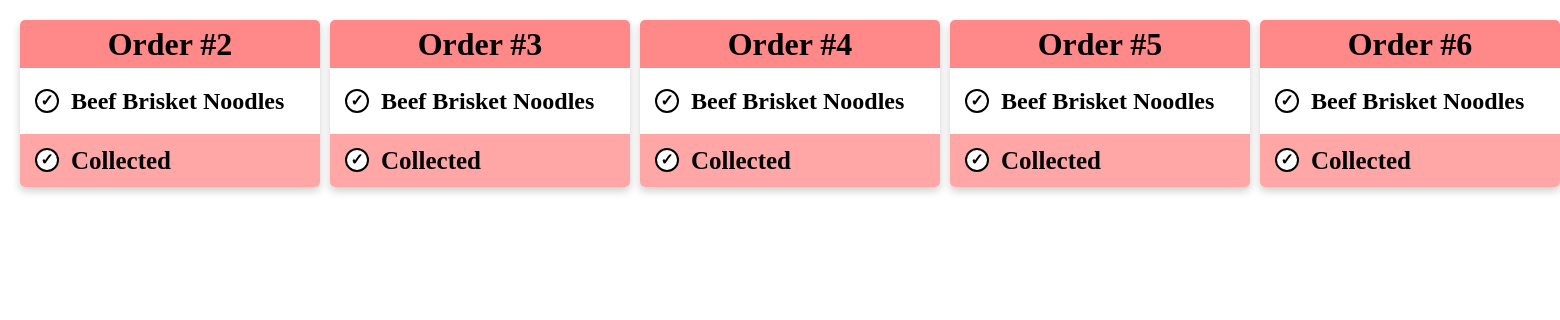
Screenshot of /kitchen_screen with the database file from the repository.
### tables this page shows
CREATE TABLE SaleItem (sale_id INTEGER REFERENCES Sales (id), item_id REFERENCES Items (id), status INTEGER, quantity INTEGER);

CREATE TABLE Items (id INTEGER PRIMARY KEY, name TEXT, price REAL, category INTEGER REFERENCES Categories (id), image TEXT);

### app.py (the view)
@app.route("/kitchen_screen")
def kitchen_screen():
    sqlquery = """SELECT
        Sales.id AS sale_id,
        Sales.number AS sale_number,
        Sales.status AS sale_status,
        SaleItem.rowid AS saleitem_rowid,
        Items.id AS item_id,
        Items.name AS item_name,
        SaleItem.status AS item_status
    FROM Sales
    JOIN SaleItem ON Sales.id = SaleItem.sale_id
    JOIN Items ON SaleItem.item_id = Items.id
    ORDER BY Sales.number, SaleItem.rowid;"""
    results = query_db(sqlquery)
    grouped_sales = {}
    for row in results:
        sale_id = row["sale_id"]
        if sale_id not in grouped_sales:
            grouped_sales[sale_id] = {
                "sale_number": row["sale_number"],
                "status" : row["sale_status"],
                "items" : []
            }
        grouped_sales[sale_id]["items"].append({
            "saleitem_rowid": row["saleitem_rowid"],
            "item_id": row["item_id"],
            "name": row["item_name"],
            "status": row["item_status"]
        })
    return render_template("kitchen_screen.html", sales=grouped_sales)

### app.py (called while the page is built)
def get_db():
    db = getattr(g, '_database', None)
    if db is None:
        db = g._database = sqlite3.connect(DATABASE)
        db.row_factory = sqlite3.Row
    return db

@app.teardown_appcontext
def close_connection(exception):
    db = getattr(g, '_database', None)
    if db is not None:
        db.close()

def query_db(query, args=(), one=False, commit=False):
    cur = get_db().execute(query, args)
    if commit:
        get_db().commit()
        lastrowid = cur.lastrowid
        cur.close()
        return lastrowid
    else:
        rv = cur.fetchall()
        cur.close()
        return (rv[0] if rv else None) if one else rv

### templates/kitchen_screen.html (shortened to what this page needs)
<!DOCTYPE html>
<html lang="en">
<head>
    <link rel="stylesheet" href="{{ url_for('static', filename='kitchenstyle.css') }}">
    <link rel="stylesheet" href="{{ url_for('static', filename='reset.css') }}">
</head>
<body>
    <div class="page-wrapper">
        <div class="container">
            {% for sale_id, details in sales.items() %}
                <div class="card" data-sale-id="{{ sale_id }}">
                    {% if details.status is none %}
                        <div class="card-header">
                            <h1>Order #{{ details.sale_number }}</h1>
                        </div>
                    {% else %}
                        <div class="ready-card-header">
                            <h1>Order #{{ details.sale_number }}</h1>
                        </div>
                    {% endif %}
                    <div class="card-body">
                        {% for item in details['items'] %}
                            <div class="item-row{% if item['status'] is not none %} ready{% else %} unready{% endif %}"
                                data-sale-id="{{ sale_id }}"
                                data-saleitem-rowid="{{ item['saleitem_rowid'] }}"
                                data-ready="{{ 1 if item['status'] is not none else 0 }}">
                                <span class="check-icon"></span>
                                <h2>{{ item['name'] }}</h2>
                            </div>
                        {% endfor %}
                    </div>
                    <div class="card-footer">
                        <div class="item-row" data-sale-id="{{ sale_id }}">
                            <span class="check-icon"></span>
                            <h2>Collected</h2>
                        </div>
                     </div>
                </div>
            {% endfor %}
        </div>
    </div>
</body>
</html>

### static/kitchenstyle.css (style rules this page uses)
.page-wrapper { margin: 20px; }
h1 { text-align: center; }
.card-footer { text-align: center; padding: 2.5px 10px; }
.container { display: grid; grid-auto-flow: column; grid-auto-columns: 300px; overflow-wrap: auto; gap: 10px; max-width: 100%; align-items: start; }
.card { box-shadow: 0 4px 8px 0 rgba(0,0,0,0.2); border-radius: 5px; align-self: start; }
.card-header { background-color: #FF8989; border-radius: 5px 5px 0px 0px; }
.card-footer { background-color: #ffa6a6; border-radius: 0px 0px 5px 5px; }
.card-body { padding: 10px; }
.item-row { display: flex; align-items: center; gap: 0.75rem; margin: 0; cursor: pointer; padding: 5px; border-radius: 10px; }
.card-footer h2 { display: inline-block; margin: 0; font-size: 25px; }
.check-icon { display: inline-flex; align-items: center; justify-content: center; width: 1.5rem; height: 1.5rem; min-width: 1.5rem; min-height: 1.5rem; border: 2px solid #000; border-radius: 50%; background: #fff; color: #000; font-size: 1rem; line-height: 1; font-weight: 900; }
.check-icon::after { content: "✓"; }
.item-row.unready .check-icon { border-color: #000; background: #fff; color: #000; }
.item-row.unready .check-icon::after { content: "✓"; }

### rows the page displays
SaleItem: name "Beef Brisket Noodles"
SaleItem: name "Beef Brisket Noodles"
SaleItem: name "Beef Brisket Noodles"
SaleItem: name "Beef Brisket Noodles"
SaleItem: name "Beef Brisket Noodles"

### other values shown
{{ details.sale_number }} "2" "3" "4" "5" "6"
